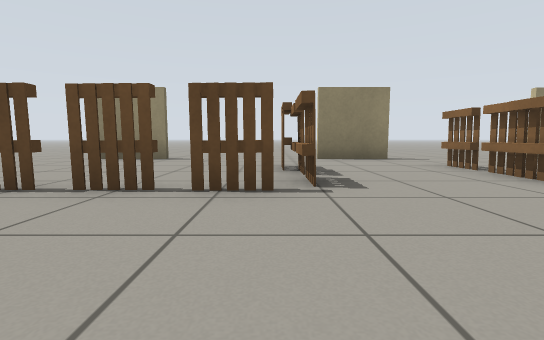
View 1 (above)

17 first-person views from a walk through a robot-simulator world made for Gazebo. The camera is 0.5 m above the floor, tilts 6° down and sees 85° across. The floor is counted in squares, 1 m on a side. Each view is taken from the middle of a square. On the plan, view 1 faces up. The plan holds only what a view shows up to about 9 squares ahead; the rest is blank. Some stock models are drawn as simple stand-ins.

View 2
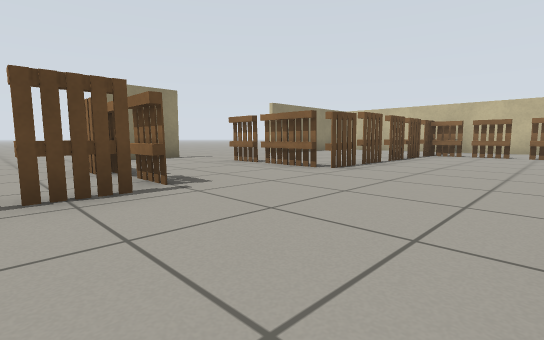

View 3
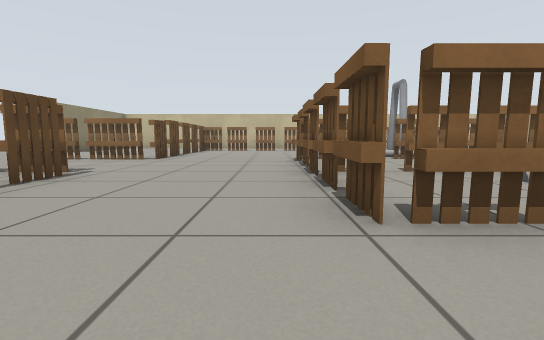

View 4
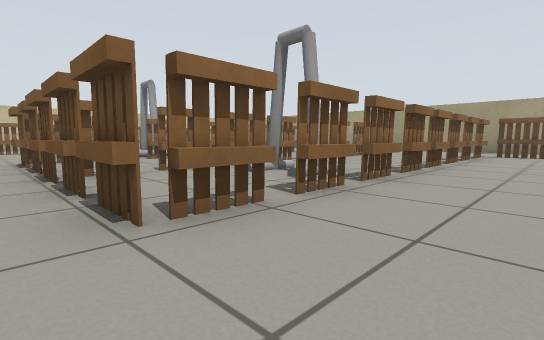

View 5
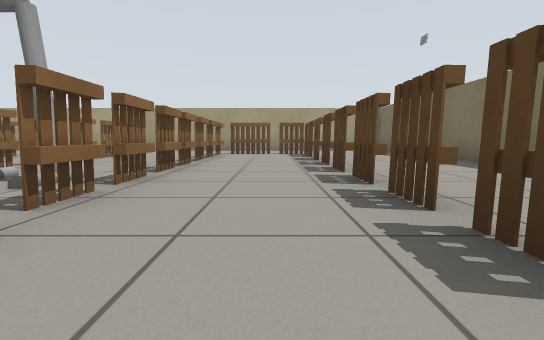

View 6
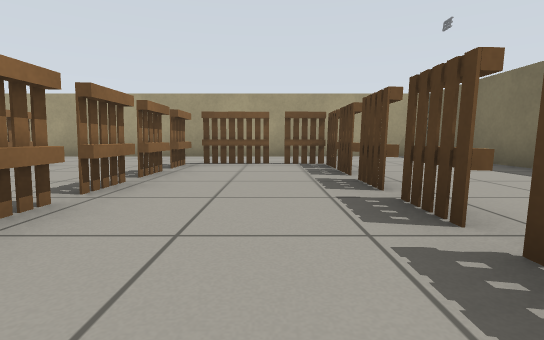

View 7
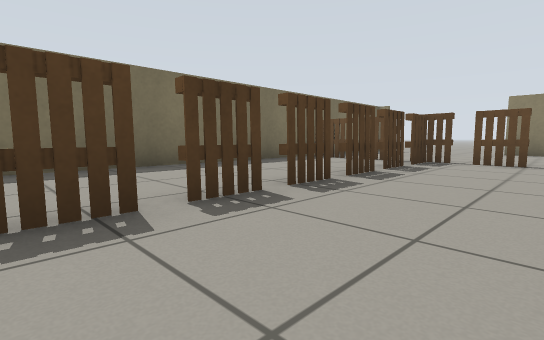

View 8
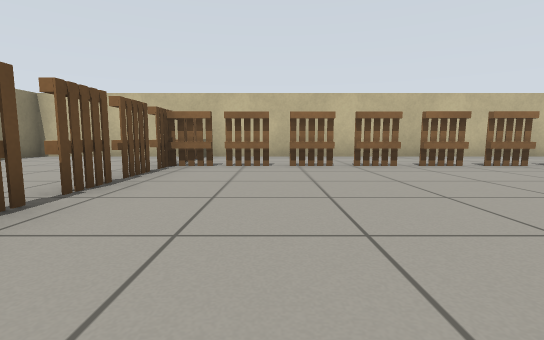

View 9
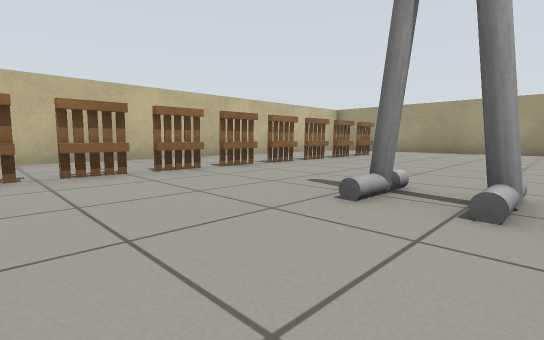

View 10
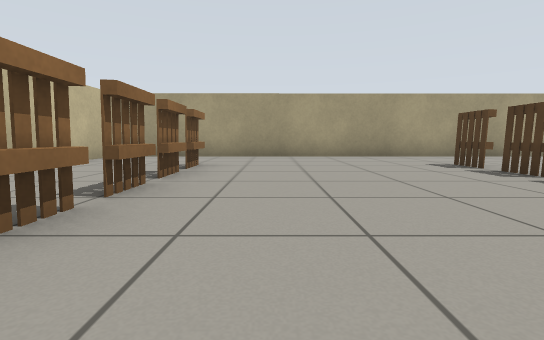

View 11
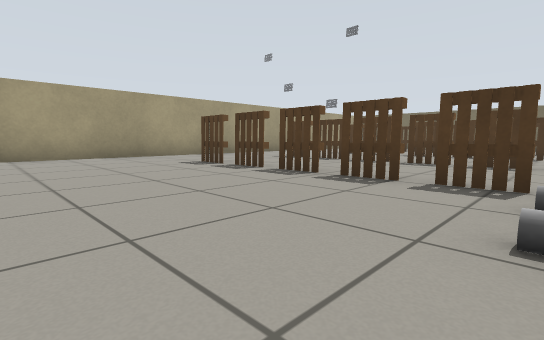

View 12
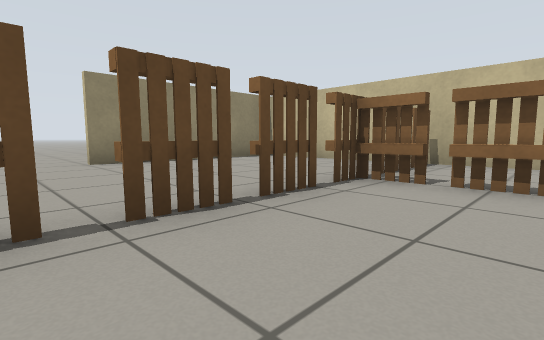

View 13
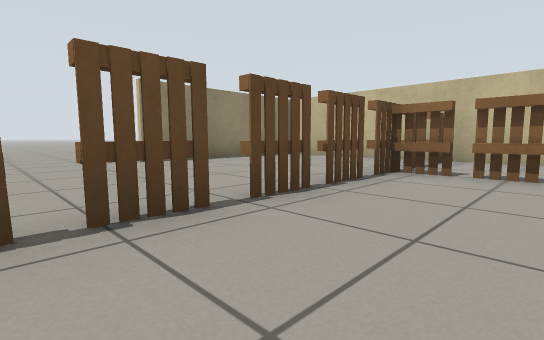

View 14
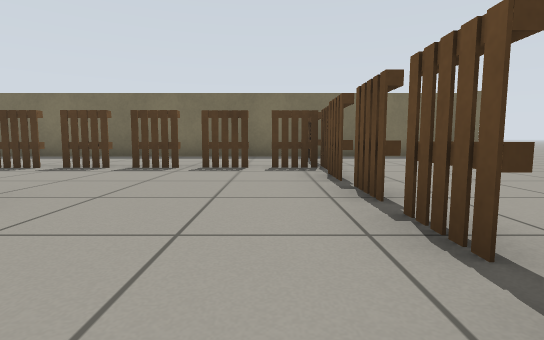

View 15
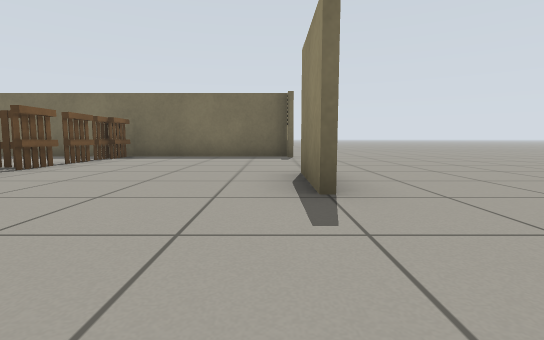

View 16
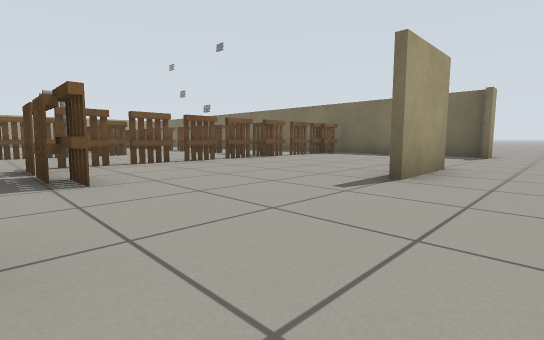

View 17
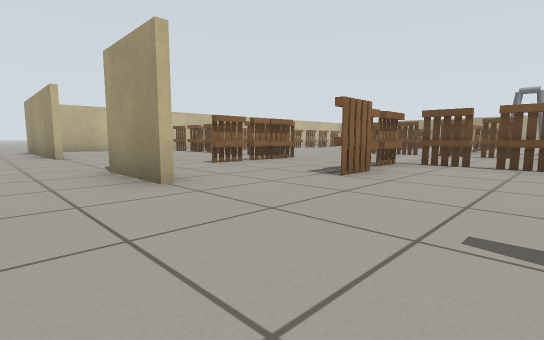

### Floor plan
Points are (right, up) in squares from view 1. A wall is a line through its corners. A room is listed if a view was taken in it or the views show most of it. See-through windows are left out.
Room 1 (views 1, 2, 3, 4, 5, 6, 7, 8, 9, 10, 11, 12, 13, 14, 15, 16, 17)
walls: (3, 7.4) (1.1, 7.4); (1.1, 7.6) (3, 7.6); (-2.6, 7.4) (-4.5, 7.4); (11.4, -6.7) (11.4, 7.4) (6.5, 7.4); (-8.4, 2.5) (-8.4, -12.5) (11.4, -12.5) (11.4, -8.9); (-4.5, 7.6) (-2.6, 7.6); (-8.4, 7.5) (-8.4, 3.5)
ways out: opening at (-8, 8.5); opening at (6, 9)
objects: pallet (-7, 3); pallet (-6, 3); pallet (-5, -10); pallet (-5, -9); pallet (-5, -8) to (-5, -7); pallet (-5, -6); pallet (-5, -5); pallet (-5, -4); pallet (-5, -3); pallet (-5, -2) to (-5, -1); pallet (-5, 0); pallet (-5, 1); pallet (-5, 2); pallet (-5, 3); pallet (-4, -10); pallet (-4, 3); pallet (-3, -10); pallet (-3, 3) to (-2, 3); pallet (-2, -10) to (-2, -9); pallet (-2, -8); pallet (-2, -7); pallet (-2, -6); pallet (-2, -5); pallet (-2, -4); pallet (-2, -3); pallet (-2, -2); pallet (-2, -1); other object (-1, -3); pallet (-1, -1) to (0, -1); pallet (-1, 3); pallet (0, -3) to (1, -2); pallet (0, 3); pallet (0, 4); pallet (0, 5); pallet (1, -10); pallet (1, -9) to (1, -8); pallet (1, -7); pallet (1, -6); pallet (1, -5); pallet (1, -4); pallet (1, -1); pallet (2, -1); pallet (3, -10) to (3, -9); pallet (3, -8); pallet (3, -7); pallet (3, -6); pallet (3, -5); pallet (3, -4); other object (3, -3) to (3, -2); pallet (3, -1); pallet (3, 3); pallet (3, 4); pallet (3, 5); other object (4, -4) to (5, -4); pallet (4, 3); pallet (5, 3); pallet (6, 3); pallet (7, 3); pallet (8, -9); pallet (8, -8); pallet (8, -7); pallet (8, -6); pallet (8, -5); pallet (8, -4) to (8, -3); pallet (8, -2); pallet (8, -1); pallet (8, 0); pallet (8, 1); pallet (8, 2); pallet (8, 3) to (9, 3); pallet (10, 3); pallet (11, 3)

Where each view was taken, in squares from view 1:
view 1: 0 up, 0 right, facing up
view 2: 0 up, 1 left, facing up-right
view 3: 0 up, 4 left, facing right
view 4: 0 up, 4 left, facing down-right
view 5: 0 up, 4 left, facing down
view 6: 4 down, 4 left, facing down
view 7: 4 down, 3 left, facing up-left
view 8: 1 up, 3 right, facing right
view 9: 1 down, 4 right, facing down-right
view 10: 4 down, 7 right, facing down
view 11: 4 down, 7 right, facing down-left
view 12: 1 up, 5 right, facing up-right
view 13: 1 up, 4 right, facing up-right
view 14: 2 up, 0 right, facing left
view 15: 7 up, 0 right, facing left
view 16: 9 up, 1 right, facing down-left
view 17: 9 up, 2 left, facing down-right
